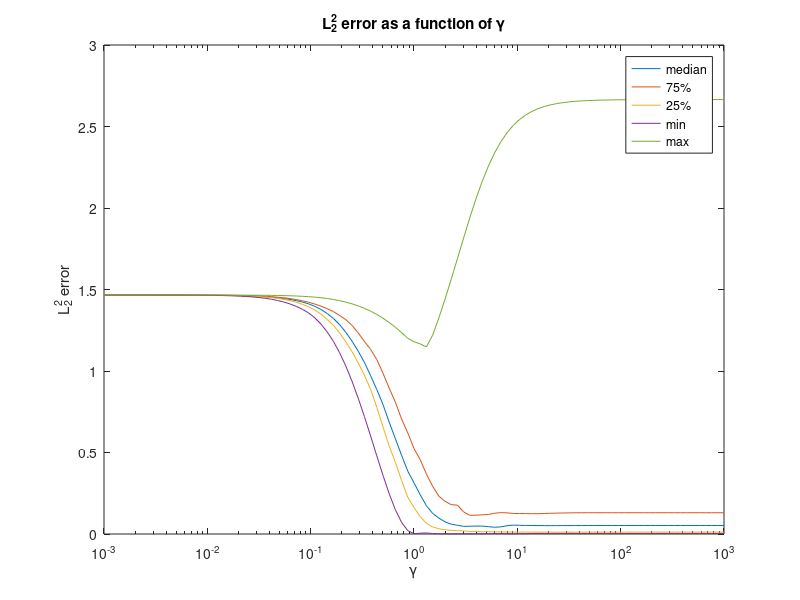

This figure's MATLAB source:

clear all, close all; clc;

N = 10; % Number of Samples
w = ([1000 -200 -640 128]/1000)'; % true coefficients w real roots at (x+.8)(x-.2)(x-.8)
y = zeros(1,N)'; % used to store values of y generated from plot
nsig = .075;

iterations = 101;
l2Map_error = zeros(1,iterations);
C=3;
val = logspace(-C,C,iterations);
w_map = zeros(1,4);
trials = 100;
stored = zeros(trials,iterations);

for l = 1:trials % number of trials to perform
    x = (-1+2*rand(1,N))'; % Generate N samples from [-1,1]
    x_vec = [x.^3 x.^2 x ones(1,N)']';
    noise = normrnd(0,nsig,N,1);
    y = x_vec'*w+noise;

    for z = 1:iterations
        Gamma = val(z);
        A = zeros(1,4);
        B = zeros(4);
        w_map = ((x_vec*y)/nsig)'/((x_vec*x_vec')/nsig + inv(Gamma^2*eye(4)));
        w_map = w_map';
        l2Map_error(z) = norm(w-w_map);
    end
    stored(l,:) = l2Map_error;
end
figure(1);
%semilogx(val,l2Map_error);
stored = stored.^2;
semilogx(val, median(stored));hold on;
semilogx(val, prctile(stored,75));
semilogx(val, prctile(stored, 25));
semilogx(val, min(stored));
semilogx(val, max(stored));
legend('median','75%', '25%', 'min', 'max');
xlabel('\gamma'); ylabel('L_2^2 error')
title('L_2^2 error as a function of \gamma')

% figure(2);
% boxplot(stored, val);
% set(gca,'xscale','log');

